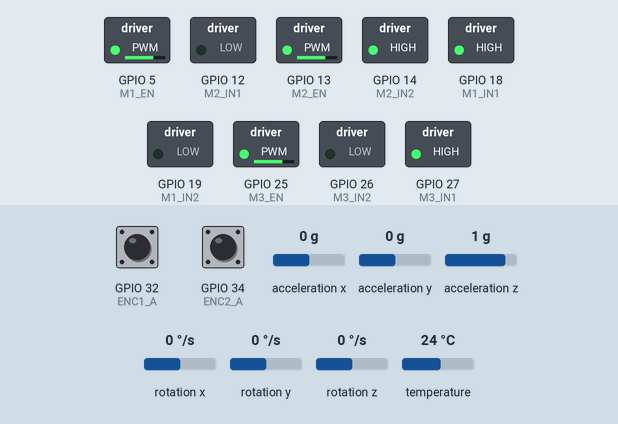
This sketch was run on a simulated ESP32. Shown: switched loads named in the sketch (green lamp = pin HIGH). The test bench sets the inputs (shaded band); at power-on: GPIO 32 (ENC1_A) HIGH, GPIO 34 (ENC2_A) HIGH, acceleration x 0 g, acceleration y 0 g, acceleration z 1 g, rotation x 0 °/s, rotation y 0 °/s, rotation z 0 °/s, temperature 24 °C. What the sketch prints to the serial monitor is not drawn.

Above: at 0.05 s.
At 2.55 s:
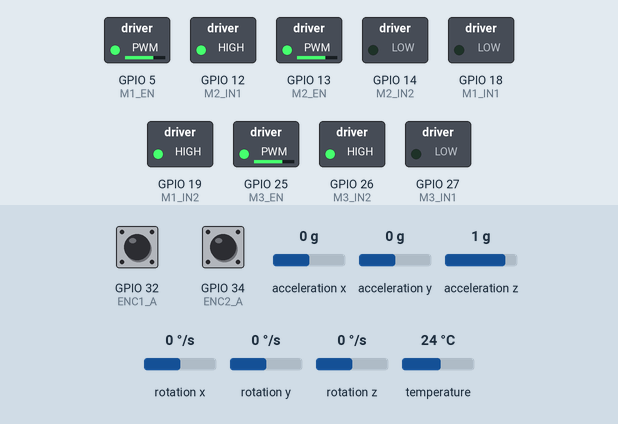
At 4.95 s:
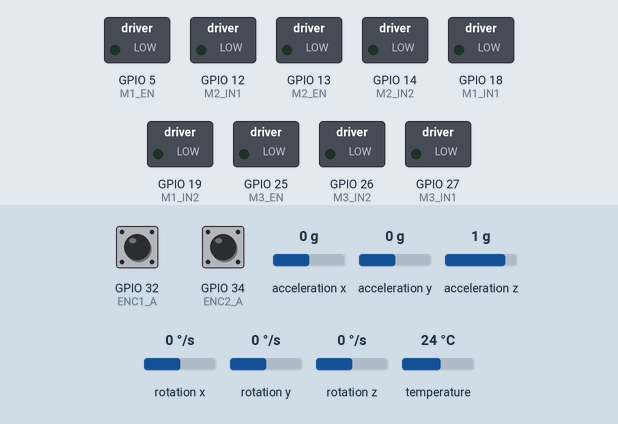
Timing chart, 0 to 6.5 s (numbered marks = the images above):
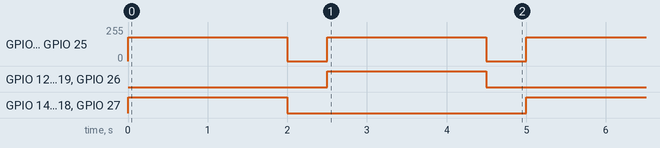

Measured:
- by itself, GPIO 5 (M1_EN), GPIO 13 (M2_EN), GPIO 25 (M3_EN): alternates 179/255 for 2.0 s and 0/255 for 0.50 s
- by itself, GPIO 12 (M2_IN1), GPIO 14 (M2_IN2), GPIO 18 (M1_IN1), GPIO 19 (M1_IN2), GPIO 26 (M3_IN2), GPIO 27 (M3_IN1): alternates HIGH for 2.0 s and LOW for 3.0 s

The sketch:

Testes_eletronica.ino
```cpp
// ======================
// BIBLIOTECAS MPU6050
// ======================
#include <Wire.h>
#include <Adafruit_MPU6050.h>
#include <Adafruit_Sensor.h>

Adafruit_MPU6050 mpu;

// ======================
// MOTORES
// ======================

// Motor 1 (garfo)
#define M1_EN   5
#define M1_IN1  18
#define M1_IN2  19

// Motor 2 (esquerda)
#define M2_IN1  12
#define M2_EN   13
#define M2_IN2  14

// Motor 3 (direita)
#define M3_IN1  27
#define M3_IN2  26
#define M3_EN   25

// ======================
// INVERSÃO DOS MOTORES
// ======================
#define M1_INV false
#define M2_INV true
#define M3_INV false

// ======================
// ENCODERS
// ======================
#define ENC1_A 32
#define ENC1_B 33

#define ENC2_A 34
#define ENC2_B 35

unsigned long encoder1Count = 0;
unsigned long encoder2Count = 0;

#define ENC1_INV false
#define ENC2_INV false

// ======================
// MPU6050 VARIÁVEIS
// ======================
float ax, ay, az;
float gx, gy, gz;

// ======================
// INTERRUPÇÕES
// ======================
void IRAM_ATTR encoder1ISR()
{
  encoder1Count++;
}

void IRAM_ATTR encoder2ISR()
{
  encoder2Count++;
}

// ======================
// CONTROLE DE MOTOR
// ======================
void motor(uint8_t m, bool frente, uint8_t vel)
{
  bool inv = false;

  switch (m)
  {
    case 1: inv = M1_INV; break;
    case 2: inv = M2_INV; break;
    case 3: inv = M3_INV; break;
  }

  bool in1, in2;

  if (frente ^ inv)
  {
    in1 = HIGH;
    in2 = LOW;
  }
  else
  {
    in1 = LOW;
    in2 = HIGH;
  }

  switch (m)
  {
    case 1:
      digitalWrite(M1_IN1, in1);
      digitalWrite(M1_IN2, in2);
      ledcWrite(M1_EN, vel);
      break;

    case 2:
      digitalWrite(M2_IN1, in1);
      digitalWrite(M2_IN2, in2);
      ledcWrite(M2_EN, vel);
      break;

    case 3:
      digitalWrite(M3_IN1, in1);
      digitalWrite(M3_IN2, in2);
      ledcWrite(M3_EN, vel);
      break;
  }
}

// ======================
// PARAR
// ======================
void pararTodos()
{
  ledcWrite(M1_EN, 0);
  ledcWrite(M2_EN, 0);
  ledcWrite(M3_EN, 0);

  digitalWrite(M1_IN1, LOW);
  digitalWrite(M1_IN2, LOW);

  digitalWrite(M2_IN1, LOW);
  digitalWrite(M2_IN2, LOW);

  digitalWrite(M3_IN1, LOW);
  digitalWrite(M3_IN2, LOW);
}

// ======================
// SETUP
// ======================
void setup()
{
  Serial.begin(115200);
  Serial.println("Teste Eletronica");

  while (!Serial)
    delay(10);

  // ======================
  // MPU6050
  // ======================
  Wire.begin(21, 22);

  if (!mpu.begin())
  {

    while (1){
      Serial.println("MPU6050 não encontrado!");
      delay(10);
    }
  }

  mpu.setAccelerometerRange(MPU6050_RANGE_8_G);
  mpu.setGyroRange(MPU6050_RANGE_500_DEG);
  mpu.setFilterBandwidth(MPU6050_BAND_21_HZ);

  // ======================
  // MOTORES
  // ======================
  pinMode(M1_IN1, OUTPUT);
  pinMode(M1_IN2, OUTPUT);

  pinMode(M2_IN1, OUTPUT);
  pinMode(M2_IN2, OUTPUT);

  pinMode(M3_IN1, OUTPUT);
  pinMode(M3_IN2, OUTPUT);

  ledcAttach(M1_EN, 5000, 8);
  ledcAttach(M2_EN, 5000, 8);
  ledcAttach(M3_EN, 5000, 8);

  // ======================
  // ENCODERS
  // ======================
  pinMode(ENC1_A, INPUT);
  pinMode(ENC1_B, INPUT);

  pinMode(ENC2_A, INPUT);
  pinMode(ENC2_B, INPUT);

  attachInterrupt(digitalPinToInterrupt(ENC1_A), encoder1ISR, RISING);
  attachInterrupt(digitalPinToInterrupt(ENC2_A), encoder2ISR, RISING);

  pararTodos();
}

// ======================
// LOOP
// ======================
void loop()
{
  static unsigned long t = 0;

  // FRENTE
  motor(1, true, 180);
  motor(2, true, 180);
  motor(3, true, 180);

  delay(2000);

  pararTodos();
  delay(500);

  // RÉ
  motor(1, false, 180);
  motor(2, false, 180);
  motor(3, false, 180);

  delay(2000);

  pararTodos();
  delay(500);

  // ======================
  // ENCODERS
  // ======================
  noInterrupts();
  long e1 = encoder1Count;
  long e2 = encoder2Count;
  interrupts();

  // ======================
  // MPU6050
  // ======================
  sensors_event_t a, g, temp;
  mpu.getEvent(&a, &g, &temp);

  ax = a.acceleration.x;
  ay = a.acceleration.y;
  az = a.acceleration.z;

  gx = g.gyro.x;
  gy = g.gyro.y;
  gz = g.gyro.z;

  // ======================
  // PRINT COMPLETO
  // ======================
  if (millis() - t > 200)
  {
    Serial.print("E1: ");
    Serial.print(e1);

    Serial.print(" | E2: ");
    Serial.print(e2);

    Serial.print(" || Acc: ");
    Serial.print(ax); Serial.print(",");
    Serial.print(ay); Serial.print(",");
    Serial.print(az);

    Serial.print(" || Gyro: ");
    Serial.print(gx); Serial.print(",");
    Serial.print(gy); Serial.print(",");
    Serial.println(gz);

    t = millis();
  }
}
```
